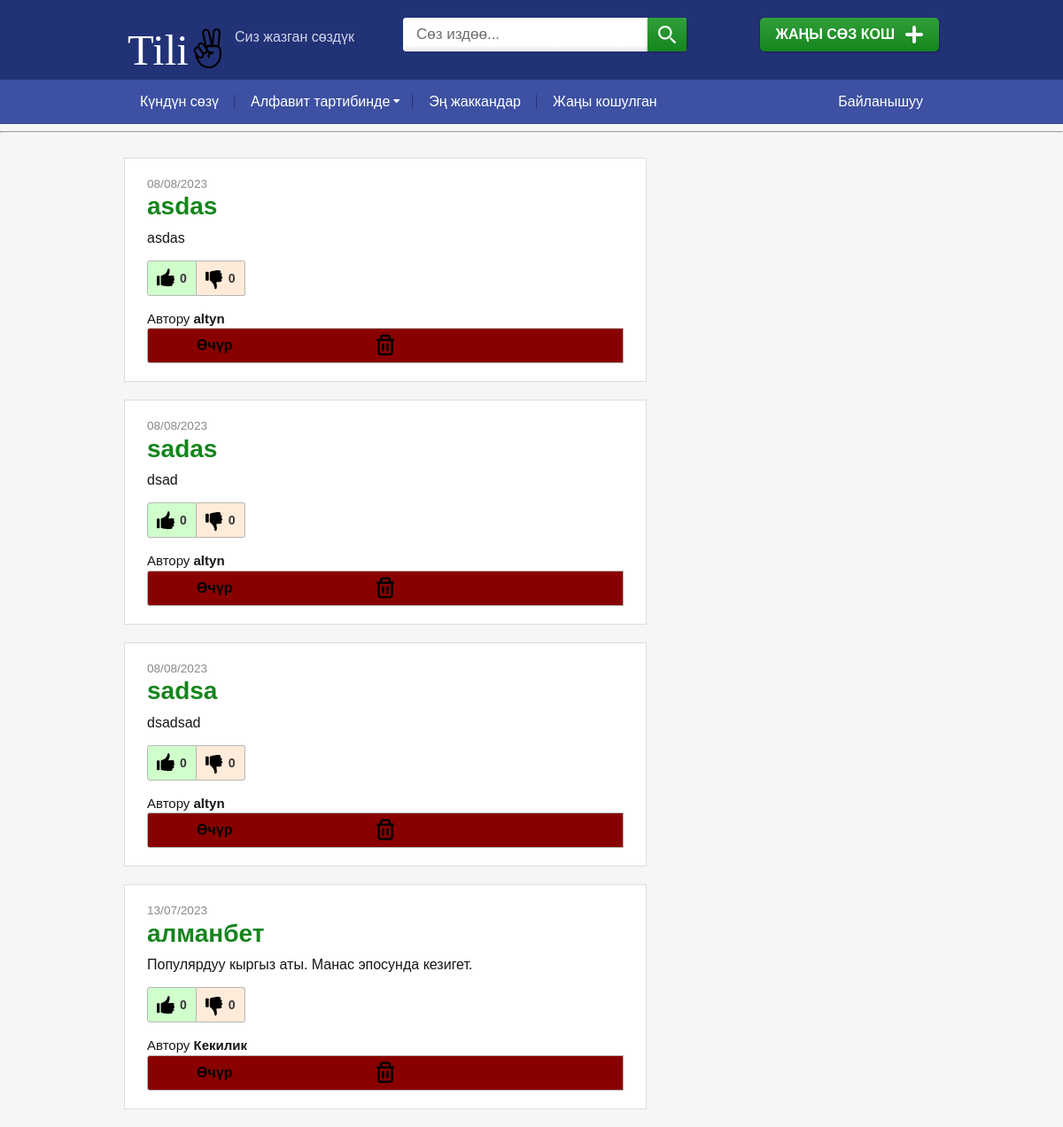
The page /admin on the database its author committed.
### app/models.py (models this page shows, shortened)
class Definition(db.Model):
    id = db.Column(db.Integer, primary_key=True)
    definition_text = db.Column(db.String(300), nullable=False)
    example_text = db.Column(db.String(300), nullable=True)
    created_at = db.Column(db.DateTime, index=True, default=datetime.utcnow)
    upvotes = db.Column(db.Integer, nullable=False, default=0)
    downvotes = db.Column(db.Integer, nullable=False, default=0)
    word_id = db.Column(db.Integer, db.ForeignKey("word.id"))
    author_id = db.Column(db.Integer, db.ForeignKey("user.id"))

class Word(db.Model):
    id = db.Column(db.Integer, primary_key=True)
    word_text = db.Column(db.String(80), index=True, unique=True, nullable=False)
    created_at = db.Column(db.DateTime, index=True, default=datetime.utcnow)
    author_id = db.Column(db.Integer, db.ForeignKey("user.id"))
    definitions = db.relationship('Definition', backref='parent_word', lazy='dynamic')

class User(db.Model):
    id = db.Column(db.Integer, primary_key=True)
    nickname = db.Column(db.String(80), index=True, unique=True, nullable=False)
    email = db.Column(db.String(120), unique=True, nullable=False)
    created_at = db.Column(db.DateTime, index=True, default=datetime.utcnow)
    verified = db.Column(db.Boolean, index=True, default=False)
    consent_to_send_emails = db.Column(db.Boolean, index=True, default=False)
    consent_to_cookies = db.Column(db.Boolean, index=True, default=False)
    words = db.relationship('Word', backref='author', lazy='dynamic')

### app/routes.py (the view)
@app.route("/admin", methods=['GET', 'POST'])
def admin():
    page = request.args.get('page', 1, type=int)
    query_result = db.session.query(Word, Definition, User
        ).join(
            Definition, Definition.word_id == Word.id
        ).join(
            User, User.id == Word.author_id
        ).order_by(
            Word.created_at.desc()
        ).paginate(
            page=page,
            per_page=app.config['WORDS_PER_PAGE'],
            error_out=False)
    words = [ {'word': word[0].word_text,
            'definition': word[1].definition_text,
            'definition_id': word[1].id,
            'example': word[1].example_text,
            'created_at' : word[1].created_at.strftime("%d/%m/%Y"),
            'upvotes': word[1].upvotes,
            'downvotes': word[1].downvotes,
            'author': word[2].nickname}  for word in query_result.items]
    next_url = None
    prev_url = None
    if query_result.has_next:
        next_url = url_for('index', page=query_result.next_num)
    if query_result.has_prev:
        prev_url = url_for('index', page=query_result.prev_num)
    return render_template("admin.html",
                           words=words,
                           next_url=next_url,
                           prev_url=prev_url)

### app/routes.py (called while the page is built)
@app.before_request
def limit_remote_addr():
    if request.script_root == '/admin' and request.remote_addr != os.environ.get('ADMIN_REMOTE_IP'):
        abort(403)

### app/templates/admin.html (shortened to what this page needs)
{% extends "base.html" %}
{% from "macros.html" import word_list, pagination with context %}
{% block content %}
    {{ word_list('newly_added', words, 'true') }}
{% endblock %}

### app/templates/macros.html (shortened to what this page needs)
{% macro word_list(endpoint, words, delete_button='false') %}
{% for word in words %}
    <div class="word word--word_of_day">
        <p class="word--date">{{ word['created_at']}}</p>
        <h2 class="word__title">
            <a href="">{{ word['word'] }}</a>
        </h2>
        <p>{{ word['definition'] }}</p>
        <div class="word__rating__wrap" data-id="{{ word['definition_id'] }}">
            <div class="word__rating word__rating--up" onclick=vote(this)>{{ word['upvotes'] }}</div>
            <div class="word__rating word__rating--down" onclick=vote(this)>{{ word['downvotes'] }}</div>
        </div>
        <p class="word__author">Автору <strong>{{ word['author'] }}</strong></p>
        {% if delete_button == 'true' %}
          <div class="word__delete" data-id="{{ word['definition_id'] }}" onclick=deleteWord(this)>Өчүр</div>
        {% endif %}
    </div>
{% endfor %}
{% endmacro %}
{% macro nav_links(endpoint) %}
<div id="menu__wrap" class="menu__wrap">
    <div class="container">
      <div class="menu__inner">
        <nav id="header__menu__inner" class="header__menu__inner">
          <ul id="menu-hlavni-menu-leve" class="menu">
            <li class="menu-item menu-item-type-custom menu-item-object-custom {{ 'current-menu-item' if(endpoint == 'index') }} "><a href="/">Күндүн сөзү</a></li>
            <li class="menu-item-has-children menu__letters menu-item menu-item-type-custom menu-item-object-custom {{ 'current-menu-item' if endpoint == 'alphabetical' }}"><a>Алфавит тартибинде</a></li>
            <li class="menu-item menu-item-type-taxonomy menu-item-object-zebricek {{ 'current-menu-item' if endpoint == 'favorites' }}"><a href="{{url_for('favorites')}}">Эң жаккандар</a></li>
            <li class="menu-item menu-item-type-taxonomy menu-item-object-zebricek {{ 'current-menu-item' if endpoint == 'newly_added' }}"><a href="{{url_for('newly_added')}}">Жаңы кошулган</a></li>
          </ul>
        </nav>
        <nav id="header__menu__inner__right" class="header__menu__inner__right">
          <ul id="menu-hlavni-menu-prave" class="menu">
            <li class="menu-item menu-item-type-post_type menu-item-object-page"><a href="mailto:bekbolot.kudayberdiev@gmail.com">Байланышуу</a></li>
          </ul>
        </nav>
      </div>
    </div>
  </div>
{% endmacro %}

### rows shown on the page
Definition: created_at "08/08/2023", word "asdas", definition "asdas", upvotes "0", downvotes "0", author "altyn"
Word: word "sadas"
Definition: definition "dsad"
User: author "altyn" "altyn"
Word: word "sadsa"
Definition: definition "dsadsad"
Definition: created_at "13/07/2023", word "алманбет", definition "Популярдуу кыргыз аты. Манас эпосунда кезигет.", upvotes "0", downvotes "0", author "Кекилик"

### other values the page prints
{{ word['created_at'] }} "08/08/2023" "08/08/2023"
{{ word['upvotes'] }} "0" "0"
{{ word['downvotes'] }} "0" "0"
